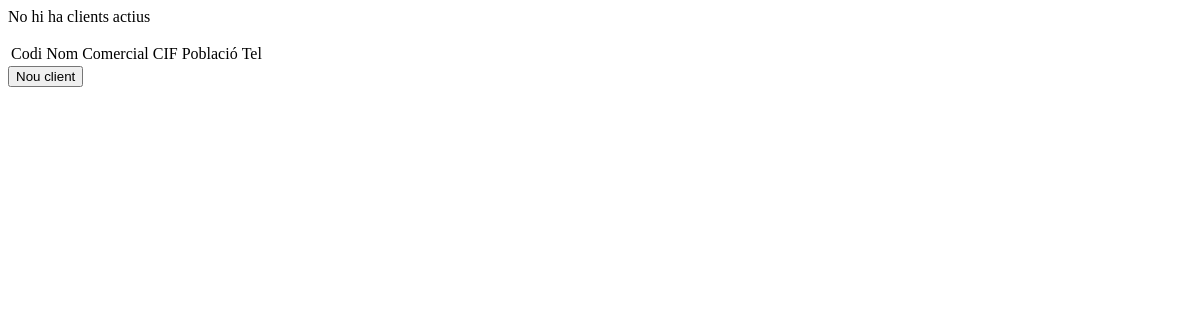
The app's page /, older data.
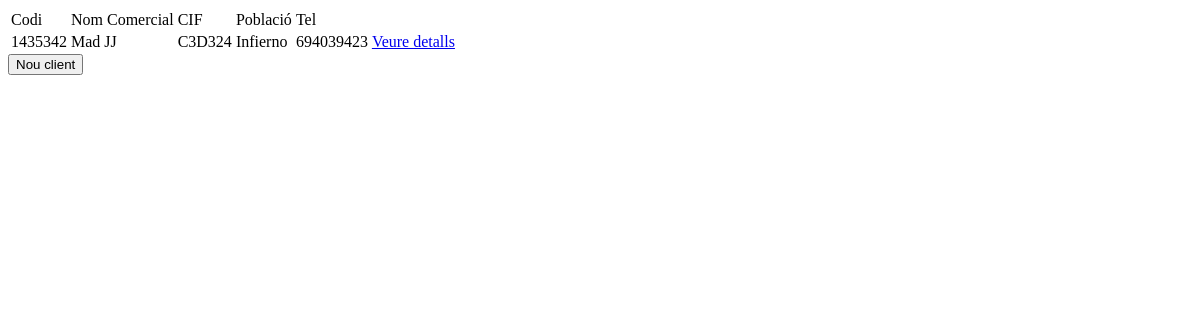
The same page, newer data.
### Projecte/models.py (models this page shows, shortened)
class Client(models.Model):
    codi_client = models.CharField(max_length=200, unique=True) # SIEMPRE DECLARAR MAX LENGTH EN CHAR
    nom_comercial = models.CharField(max_length=200)
    cif = models.CharField(max_length=200)
    persona_contacte = models.CharField(max_length=200)
    telefon = models.IntegerField()
    email = models.EmailField()
    adreca_entrega = models.CharField(max_length=200)
    poblacio = models.CharField(max_length=200)
    codi_postal = models.IntegerField()
    actiu = models.BooleanField(default=True)

### Projecte/views.py (the view)
# urls.py: path('', views.LlistatClients.as_view(), name='home'),
class LlistatClients(View):
    def get(self, request, *args, **kwargs):
        clientsActius = Client.objects.filter(actiu=True)
        return render(request, 'clients/mostrarClients.html', {'clientsActius': clientsActius})

### templates/clients/mostrarClients.html (shortened to what this page needs)
<html lang="en">
<head>
</head>
<body>
<table>
    <tr>
        <td>Codi</td>
        <td>Nom Comercial</td>
        <td>CIF</td>
        <td>Població</td>
        <td>Tel</td>
    </tr>
    {% for client in clientsActius %}
        <tr>
            <td>{{ client.codi_client }}</td>
            <td>{{ client.nom_comercial }}</td>
            <td>{{ client.cif }}</td>
            <td>{{ client.poblacio }}</td>
            <td>{{ client.telefon }}</td>
            <td><a href="/clients/{{ client.id }}">Veure detalls</a></td>
        </tr>
    {% empty %}
        <p>No hi ha clients actius</p>
    {% endfor %}
</table>
<button>Nou client</button>
</body>
</html>

Row changes from the older to the newer data that the page shows:
added Client: codi_client "1435342", nom_comercial "Mad JJ", cif "C3D324", poblacio "Infierno", telefon "694039423"
Text that changed along with them:
text no longer shown: "No hi ha clients actius"
